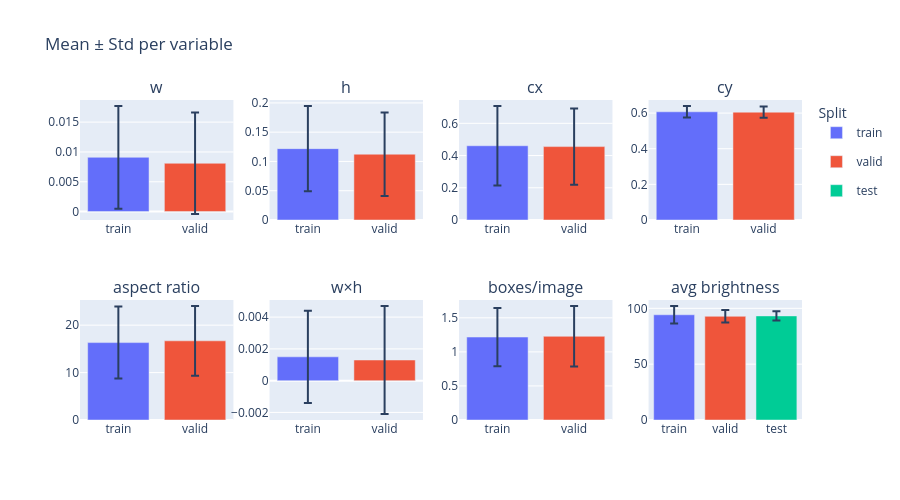

The notebook cell saved with this chart:
### Code cell
variables = ["w", "h", "cx", "cy", "aspect ratio", "w×h", "boxes/image", "avg brightness"]
colors = {"train": "#636EFA", "valid": "#EF553B", "test": "#00CC96"}

cols = 4
rows = 2
fig = make_subplots(rows=rows, cols=cols, subplot_titles=variables)

for i, var in enumerate(variables):
    row = i // cols + 1
    col = i % cols + 1
    splits = ["train", "valid", "test"] if var == "avg brightness" else ["train", "valid"]
    
    for split in splits:
        fig.add_trace(go.Bar(
            name=split,
            x=[split],
            y=[pivot.loc[var][f"Mean ({split})"]],
            error_y=dict(type="data", array=[pivot.loc[var][f"Std ({split})"]], visible=True),
            marker_color=colors[split],
            showlegend=(i == 0),
        ), row=row, col=col)

fig.update_layout(
    title="Mean ± Std per variable",
    height=500,
    barmode="group",
    legend_title="Split",
)

fig.add_trace(go.Bar(
    name="test",
    x=[None],
    y=[None],
    marker_color=colors["test"],
    showlegend=True,
    legendgroup="test",
))

fig.show()

### Figure 1 — Plotly figure (JSON) as saved in the notebook; plotly's stock layout.template omitted (floating-point values rounded to 4 significant figures)
{"data": [{"error_y": {"array": [0.0086], "type": "data", "visible": true}, "marker": {"color": "#636EFA"}, "name": "train", "showlegend": true, "type": "bar", "x": ["train"], "xaxis": "x", "y": [0.0091], "yaxis": "y"}, {"error_y": {"array": [0.0085], "type": "data", "visible": true}, "marker": {"color": "#EF553B"}, "name": "valid", "showlegend": true, "type": "bar", "x": ["valid"], "xaxis": "x", "y": [0.0081], "yaxis": "y"}, {"error_y": {"array": [0.0728], "type": "data", "visible": true}, "marker": {"color": "#636EFA"}, "name": "train", "showlegend": false, "type": "bar", "x": ["train"], "xaxis": "x2", "y": [0.1219], "yaxis": "y2"}, {"error_y": {"array": [0.0714], "type": "data", "visible": true}, "marker": {"color": "#EF553B"}, "name": "valid", "showlegend": false, "type": "bar", "x": ["valid"], "xaxis": "x2", "y": [0.1124], "yaxis": "y2"}, {"error_y": {"array": [0.2467], "type": "data", "visible": true}, "marker": {"color": "#636EFA"}, "name": "train", "showlegend": false, "type": "bar", "x": ["train"], "xaxis": "x3", "y": [0.4609], "yaxis": "y3"}, {"error_y": {"array": [0.2369], "type": "data", "visible": true}, "marker": {"color": "#EF553B"}, "name": "valid", "showlegend": false, "type": "bar", "x": ["valid"], "xaxis": "x3", "y": [0.4556], "yaxis": "y3"}, {"error_y": {"array": [0.0325], "type": "data", "visible": true}, "marker": {"color": "#636EFA"}, "name": "train", "showlegend": false, "type": "bar", "x": ["train"], "xaxis": "x4", "y": [0.6073], "yaxis": "y4"}, {"error_y": {"array": [0.0314], "type": "data", "visible": true}, "marker": {"color": "#EF553B"}, "name": "valid", "showlegend": false, "type": "bar", "x": ["valid"], "xaxis": "x4", "y": [0.6053], "yaxis": "y4"}, {"error_y": {"array": [7.59], "type": "data", "visible": true}, "marker": {"color": "#636EFA"}, "name": "train", "showlegend": false, "type": "bar", "x": ["train"], "xaxis": "x5", "y": [16.32], "yaxis": "y5"}, {"error_y": {"array": [7.343], "type": "data", "visible": true}, "marker": {"color": "#EF553B"}, "name": "valid", "showlegend": false, "type": "bar", "x": ["valid"], "xaxis": "x5", "y": [16.7], "yaxis": "y5"}, {"error_y": {"array": [0.0029], "type": "data", "visible": true}, "marker": {"color": "#636EFA"}, "name": "train", "showlegend": false, "type": "bar", "x": ["train"], "xaxis": "x6", "y": [0.0015], "yaxis": "y6"}, {"error_y": {"array": [0.0034], "type": "data", "visible": true}, "marker": {"color": "#EF553B"}, "name": "valid", "showlegend": false, "type": "bar", "x": ["valid"], "xaxis": "x6", "y": [0.0013], "yaxis": "y6"}, {"error_y": {"array": [0.4273], "type": "data", "visible": true}, "marker": {"color": "#636EFA"}, "name": "train", "showlegend": false, "type": "bar", "x": ["train"], "xaxis": "x7", "y": [1.217], "yaxis": "y7"}, {"error_y": {"array": [0.4449], "type": "data", "visible": true}, "marker": {"color": "#EF553B"}, "name": "valid", "showlegend": false, "type": "bar", "x": ["valid"], "xaxis": "x7", "y": [1.228], "yaxis": "y7"}, {"error_y": {"array": [7.865], "type": "data", "visible": true}, "marker": {"color": "#636EFA"}, "name": "train", "showlegend": false, "type": "bar", "x": ["train"], "xaxis": "x8", "y": [94.22], "yaxis": "y8"}, {"error_y": {"array": [5.643], "type": "data", "visible": true}, "marker": {"color": "#EF553B"}, "name": "valid", "showlegend": false, "type": "bar", "x": ["valid"], "xaxis": "x8", "y": [92.85], "yaxis": "y8"}, {"error_y": {"array": [4.127], "type": "data", "visible": true}, "marker": {"color": "#00CC96"}, "name": "test", "showlegend": false, "type": "bar", "x": ["test"], "xaxis": "x8", "y": [93.21], "yaxis": "y8"}, {"legendgroup": "test", "marker": {"color": "#00CC96"}, "name": "test", "showlegend": true, "type": "bar", "x": [null], "y": [null]}], "layout": {"annotations": [{"font": {"size": 16}, "showarrow": false, "text": "w", "x": 0.1062, "xanchor": "center", "xref": "paper", "y": 1, "yanchor": "bottom", "yref": "paper"}, {"font": {"size": 16}, "showarrow": false, "text": "h", "x": 0.3688, "xanchor": "center", "xref": "paper", "y": 1, "yanchor": "bottom", "yref": "paper"}, {"font": {"size": 16}, "showarrow": false, "text": "cx", "x": 0.6313, "xanchor": "center", "xref": "paper", "y": 1, "yanchor": "bottom", "yref": "paper"}, {"font": {"size": 16}, "showarrow": false, "text": "cy", "x": 0.8938, "xanchor": "center", "xref": "paper", "y": 1, "yanchor": "bottom", "yref": "paper"}, {"font": {"size": 16}, "showarrow": false, "text": "aspect ratio", "x": 0.1062, "xanchor": "center", "xref": "paper", "y": 0.375, "yanchor": "bottom", "yref": "paper"}, {"font": {"size": 16}, "showarrow": false, "text": "w×h", "x": 0.3688, "xanchor": "center", "xref": "paper", "y": 0.375, "yanchor": "bottom", "yref": "paper"}, {"font": {"size": 16}, "showarrow": false, "text": "boxes/image", "x": 0.6313, "xanchor": "center", "xref": "paper", "y": 0.375, "yanchor": "bottom", "yref": "paper"}, {"font": {"size": 16}, "showarrow": false, "text": "avg brightness", "x": 0.8938, "xanchor": "center", "xref": "paper", "y": 0.375, "yanchor": "bottom", "yref": "paper"}], "barmode": "group", "height": 500, "legend": {"title": {"text": "Split"}}, "title": {"text": "Mean ± Std per variable"}, "xaxis": {"anchor": "y", "domain": [0, 0.2125]}, "xaxis2": {"anchor": "y2", "domain": [0.2625, 0.475]}, "xaxis3": {"anchor": "y3", "domain": [0.525, 0.7375]}, "xaxis4": {"anchor": "y4", "domain": [0.7875, 1]}, "xaxis5": {"anchor": "y5", "domain": [0, 0.2125]}, "xaxis6": {"anchor": "y6", "domain": [0.2625, 0.475]}, "xaxis7": {"anchor": "y7", "domain": [0.525, 0.7375]}, "xaxis8": {"anchor": "y8", "domain": [0.7875, 1]}, "yaxis": {"anchor": "x", "domain": [0.625, 1]}, "yaxis2": {"anchor": "x2", "domain": [0.625, 1]}, "yaxis3": {"anchor": "x3", "domain": [0.625, 1]}, "yaxis4": {"anchor": "x4", "domain": [0.625, 1]}, "yaxis5": {"anchor": "x5", "domain": [0, 0.375]}, "yaxis6": {"anchor": "x6", "domain": [0, 0.375]}, "yaxis7": {"anchor": "x7", "domain": [0, 0.375]}, "yaxis8": {"anchor": "x8", "domain": [0, 0.375]}}}
